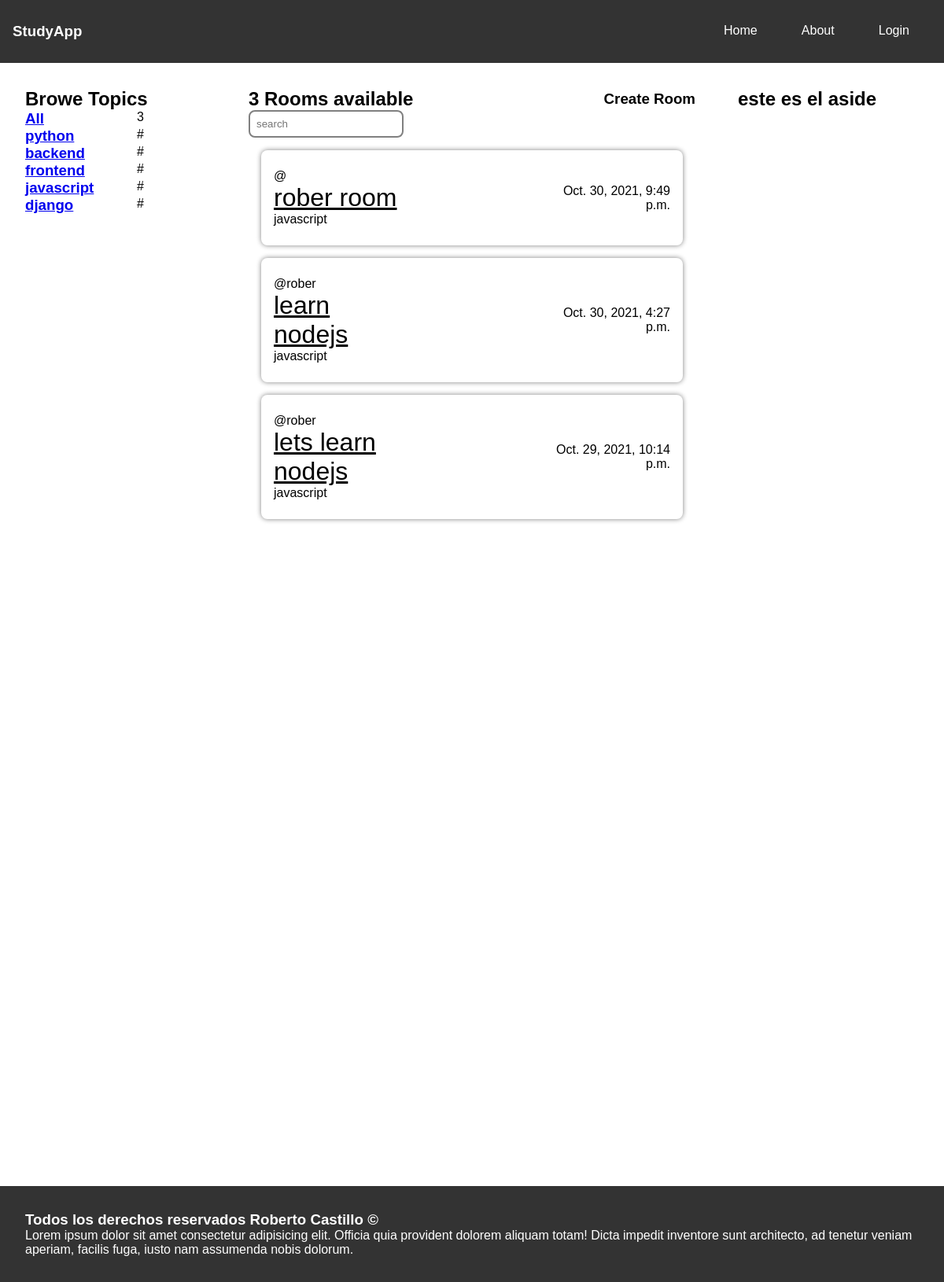
Page /?q=4 on the committed database.
### base/models.py (models this page shows, shortened)
class Topic (models.Model):
    name = models.CharField(max_length=200)

class Room(models.Model):
    host = models.ForeignKey(User,on_delete=models.SET_NULL,null=True)
    topic = models.ForeignKey(Topic,on_delete=models.SET_NULL,null=True)
    name = models.CharField(max_length=200)
    desc = models.TextField(null=True,blank=True)
    updated = models.DateTimeField(auto_now=True)
    created = models.DateTimeField(auto_now_add=True)
    class Meta:
        ordering = ['-updated','-created']

### base/views.py (the view)
# urls.py: path('', home,name="home",),
def home(req):
    topic = req.GET.get('q')
    name = req.GET.get('name')
    rooms = None
    if topic:
        rooms = Room.objects.filter(topic=topic)
    elif name:
        rooms = Room.objects.filter(
            Q(topic__name__icontains=name) |
            Q(name__icontains=name) |
            Q(desc__icontains=name)
        )
    else:
        rooms = Room.objects.all()
    topics = Topic.objects.all()
    context = {'rooms':rooms,'topics':topics}
    return render(req,'base/home.html',context)

### base/templates/base/home.html (shortened to what this page needs)
{% include 'nav.html' %}
<main>
  <div class="sidebar">
    <h2>Browe Topics</h2>
    <div class="topic">
      <h3><a href="{% url 'home' %}">All</a></h3>
      <span> {{rooms.count}} </span>
    </div>
    {% for topic in topics%}
    <div class="topic">
      <h3><a href="{% url 'home' %}?q={{topic.id}}">{{ topic.name }}</a></h3>
      <span>#{{ topic.room }}</span>
    </div>
    {% endfor %}
  </div>
  <div class="rooms">
    <div class="menu">
      <h2>{{ rooms.count }} Rooms available</h2>
      <h3>
        <a href="{% url 'create-room' %}">Create Room</a>
      </h3>
    </div>
    <form action="" method="get">
      <input name="name" type="search" placeholder="search" />
    </form>
    {% for room in rooms%}
    <div class="card">
      <div class="content">
        <span>@{{ room.host.username }}</span>
        <a class="card-title" href="{% url 'room' room.id %}"
          >{{ room.name }}</a
        >
        <span>{{room.topic.name}}</span>
      </div>
      <div>
        <p>{{ room.created }}</p>
      </div>
    </div>
    {% endfor %}
  </div>
  <aside>
    <h2>este es el aside</h2>
  </aside>
</main>
{% include 'footer.html' %}

### base/templates/base/home.html (style rules this page uses)
.card { display: flex; align-items: center; justify-content: space-between; border-radius: 0.5rem; padding: 1rem; margin: 1rem; box-shadow: 0 0 6px gray; }
.card a { color: black; display: block; }
.card .card-title { font-size: 2rem; }
.menu { display: flex; align-items: center; justify-content: space-between; }
.menu a { color: black; text-decoration: none; }
.card > div { width: calc(100% / 3); display: block; margin: 0.5rem 0; }
.card div:not(:first-child) * { text-align: right; }
main { display: grid; grid-template-columns: 1fr 2fr 1fr; }
aside { text-align: center; }
.topic { display: flex; }
.topic * { width: calc(100% / 2); }
input[type="search"] { padding: 0.5rem; border: 2px gray solid; outline-color: rgb(0, 140, 255); border-radius: 0.5rem; }

### templates/nav.html (style rules this page uses)
* { font-family: sans-serif; padding: 0; margin: 0; }
main { margin: 2rem; }

### rows in the picture
Topic: name "python"
Topic: name "backend"
Topic: name "frontend"
Topic: name "javascript"
Topic: name "django"
Room: name "rober room", topic.name "javascript", created "Oct. 30, 2021, 9:49 p.m."
Room: host.username "rober", name "learn nodejs", topic.name "javascript", created "Oct. 30, 2021, 4:27 p.m."
Room: host.username "rober", name "lets learn nodejs", topic.name "javascript", created "Oct. 29, 2021, 10:14 p.m."

### other values in the picture
{{ rooms.count }} "3"
